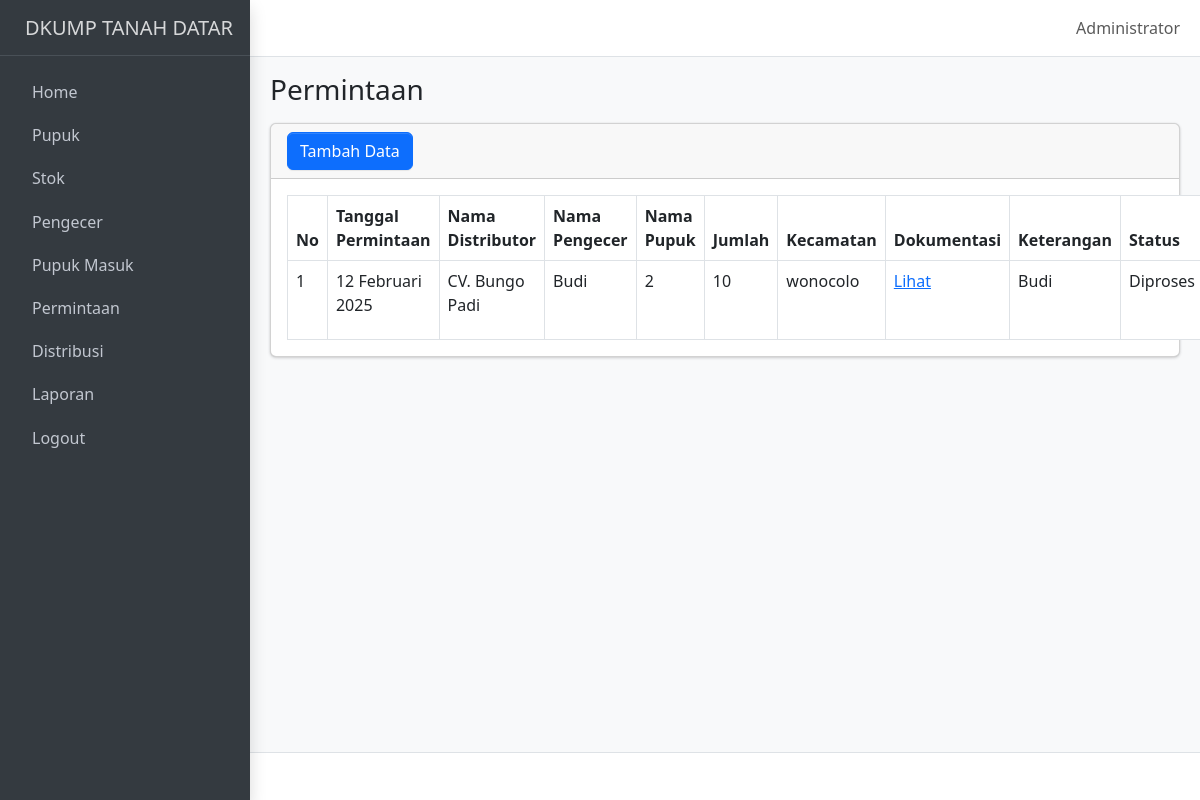
Screenshot of /permintaan.php (signed in) with the database file from the repository.
### tables this page shows
CREATE TABLE `permintaan` (
  `id_permintaan` int NOT NULL,
  `tanggal_permintaan` date NOT NULL,
  `nama_distributor` varchar(255) NOT NULL,
  `id_pupuk` int NOT NULL,
  `id_pengecer` int NOT NULL,
  `jumlah` int NOT NULL,
  `kecamatan` varchar(255) NOT NULL,
  `dokumentasi` varchar(255) DEFAULT NULL,
  `keterangan` text,
  `status` enum('Pending','Diproses','Selesai','Ditolak') NOT NULL DEFAULT 'Pending'
);

CREATE TABLE `pengecer` (
  `id_pengecer` int NOT NULL,
  `nama_pengecer` varchar(255) NOT NULL,
  `jenis_kelamin` enum('Laki-laki','Perempuan') NOT NULL,
  `tanggal_lahir` date NOT NULL,
  `no_hp` varchar(20) NOT NULL,
  `alamat` text NOT NULL
);

### permintaan.php (the view, shortened to what this page needs)
<?php include 'template/header.php'; ?>
<body class="layout-fixed sidebar-expand-lg bg-body-tertiary">
    <div class="app-wrapper">
        <?php include 'template/navbar.php'; ?>
        <?php include 'template/sidebar.php'; ?>
        <main class="app-main">
            <div class="app-content-header">
                <div class="container-fluid">
                    <div class="row">
                        <div class="col-sm-6">
                            <h3 class="mb-0">Permintaan</h3>
                        </div>
                    </div>
                </div>
            </div>
            <div class="app-content">
                <div class="container-fluid">
                    <div class="card">
                        <div class="card-header">
                            <button type="button" class="btn btn-primary" data-bs-toggle="modal" data-bs-target="#modalTambahPermintaan">
                                Tambah Data
                            </button>
                        </div>
                        <div class="card-body">
                            <?php
                            include 'koneksi.php';
                            $query = "SELECT permintaan.*, pengecer.nama_pengecer
              FROM permintaan
              JOIN pengecer ON permintaan.id_pengecer = pengecer.id_pengecer";
                            $result = $koneksi->query($query);
                            $no = 1;
                            if ($result->num_rows > 0) {
                                echo "<table class='table table-bordered'>";
                                echo "<thead>
            <tr>
                <th>No</th>
                <th>Tanggal Permintaan</th>
                <th>Nama Distributor</th>
                <th>Nama Pengecer</th>
                <th>Nama Pupuk</th>
                <th>Jumlah</th>
                <th>Kecamatan</th>
                <th>Dokumentasi</th>
                <th>Keterangan</th>
                <th>Status</th>
                <th>Aksi</th>
            </tr>
        </thead>";
                                echo "<tbody>";
                                while ($row = $result->fetch_assoc()) {
                                    echo "<tr>
                <td>{$no}</td>
                <td>";
                                    $bulanIndo = [
                                        1 => 'Januari',
                                        2 => 'Februari',
                                        3 => 'Maret',
                                        4 => 'April',
                                        5 => 'Mei',
                                        6 => 'Juni',
                                        7 => 'Juli',
                                        8 => 'Agustus',
                                        9 => 'September',
                                        10 => 'Oktober',
                                        11 => 'November',
                                        12 => 'Desember'
                                    ];
                                    $tanggal = $row['tanggal_permintaan'];
                                    $timestamp = strtotime($tanggal);
                                    $day = date('j', $timestamp);
                                    $month = $bulanIndo[(int)date('m', $timestamp)];
                                    $year = date('Y', $timestamp);
                                    echo "$day $month $year";
                                    echo "</td>
                <td>{$row['nama_distributor']}</td>
                <td>{$row['nama_pengecer']}</td>
                <td>{$row['id_pupuk']}</td>
                <td>{$row['jumlah']}</td>
                <td>{$row['kecamatan']}</td>
                <td>";
                                    $file_path = "uploads/{$row['dokumentasi']}";
                                    if (file_exists($file_path) && !empty($row['dokumentasi'])) {
                                        echo "<a href='$file_path' target='_blank'>Lihat</a>";
                                    } else {
                                        echo "Tidak ada";
                                    }
                                    echo "</td>
                <td>{$row['keterangan']}</td>
                <td>{$row['status']}</td>
                <td>
                    <button class='btn btn-warning btn-sm' data-bs-toggle='modal' data-bs-target='#modalEditPermintaan{$row['id_permintaan']}'>Edit</button>
                    <a href='crud/hapus_permintaan.php?id={$row['id_permintaan']}' onclick='return confirm(\"Apakah Anda yakin ingin menghapus data ini?\")' class='btn btn-danger btn-sm'>Hapus</a>
                </td>
            </tr>";
                                    $no++;
                                }
                                echo "</tbody></table>";
                            } else {
                                echo "<p class='text-center'>Tidak ada data.</p>";
                            }
                            ?>
                        </div>
                    </div>
                </div>
            </div>
        </main>
        <footer class="app-footer"></footer>
    </div>
</body>
</html>

### rows the page displays
permintaan: tanggal_permintaan "12", tanggal_permintaan "Februari", tanggal_permintaan "2025", nama_distributor "CV. Bungo Padi", id_pengecer.nama_pengecer "Budi", id_pupuk "2", jumlah "10", kecamatan "wonocolo", keterangan "Budi", status "Diproses"

### other values shown
$_SESSION['nama_lengkap'] "Administrator"
